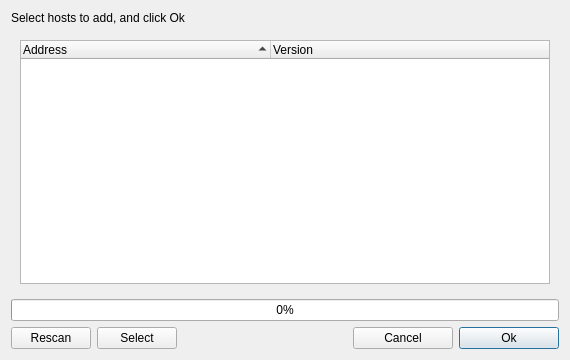
<?xml version="1.0" encoding="UTF-8"?>
<ui version="4.0">
 <class>ScanTargetsDialog</class>
 <widget class="QDialog" name="ScanTargetsDialog">
  <property name="windowModality">
   <enum>Qt::NonModal</enum>
  </property>
  <property name="geometry">
   <rect>
    <x>0</x>
    <y>0</y>
    <width>570</width>
    <height>360</height>
   </rect>
  </property>
  <property name="windowTitle">
   <string>Scan targets - Step 2/2</string>
  </property>
  <property name="modal">
   <bool>true</bool>
  </property>
  <layout class="QVBoxLayout" name="verticalLayout">
   <item>
    <widget class="QLabel" name="helpLabel">
     <property name="text">
      <string>Select hosts to add, and click Ok</string>
     </property>
    </widget>
   </item>
   <item>
    <widget class="QWidget" name="mainWidget" native="true">
     <layout class="QHBoxLayout" name="horizontalLayout_2">
      <item>
       <widget class="QTreeWidget" name="targetsTree">
        <property name="alternatingRowColors">
         <bool>true</bool>
        </property>
        <property name="selectionMode">
         <enum>QAbstractItemView::MultiSelection</enum>
        </property>
        <property name="indentation">
         <number>20</number>
        </property>
        <property name="sortingEnabled">
         <bool>true</bool>
        </property>
        <property name="animated">
         <bool>true</bool>
        </property>
        <property name="wordWrap">
         <bool>true</bool>
        </property>
        <attribute name="headerCascadingSectionResizes">
         <bool>false</bool>
        </attribute>
        <attribute name="headerDefaultSectionSize">
         <number>200</number>
        </attribute>
        <attribute name="headerHighlightSections">
         <bool>false</bool>
        </attribute>
        <attribute name="headerMinimumSectionSize">
         <number>250</number>
        </attribute>
        <column>
         <property name="text">
          <string>Address</string>
         </property>
        </column>
        <column>
         <property name="text">
          <string>Version</string>
         </property>
        </column>
       </widget>
      </item>
     </layout>
    </widget>
   </item>
   <item>
    <widget class="QProgressBar" name="progressBar">
     <property name="value">
      <number>0</number>
     </property>
    </widget>
   </item>
   <item>
    <widget class="QWidget" name="buttonBox" native="true">
     <property name="maximumSize">
      <size>
       <width>16777215</width>
       <height>35</height>
      </size>
     </property>
     <layout class="QHBoxLayout" name="horizontalLayout">
      <property name="margin">
       <number>0</number>
      </property>
      <item>
       <widget class="QPushButton" name="refreshButton">
        <property name="text">
         <string>Rescan</string>
        </property>
        <property name="icon">
         <iconset resource="../icons/temp_icons.qrc">
          <normaloff>:/tab/refresh.png</normaloff>:/tab/refresh.png</iconset>
        </property>
       </widget>
      </item>
      <item>
       <widget class="QPushButton" name="selectButton">
        <property name="text">
         <string>Select</string>
        </property>
       </widget>
      </item>
      <item>
       <spacer name="horizontalSpacer">
        <property name="orientation">
         <enum>Qt::Horizontal</enum>
        </property>
        <property name="sizeHint" stdset="0">
         <size>
          <width>40</width>
          <height>20</height>
         </size>
        </property>
       </spacer>
      </item>
      <item>
       <widget class="QPushButton" name="cancelButton">
        <property name="minimumSize">
         <size>
          <width>100</width>
          <height>0</height>
         </size>
        </property>
        <property name="text">
         <string>Cancel</string>
        </property>
        <property name="icon">
         <iconset resource="../icons/temp_icons.qrc">
          <normaloff>:/edit_icon/close.png</normaloff>:/edit_icon/close.png</iconset>
        </property>
       </widget>
      </item>
      <item>
       <widget class="QPushButton" name="okButton">
        <property name="minimumSize">
         <size>
          <width>100</width>
          <height>0</height>
         </size>
        </property>
        <property name="text">
         <string>Ok</string>
        </property>
        <property name="icon">
         <iconset resource="../icons/temp_icons.qrc">
          <normaloff>:/edit_icon/ok.png</normaloff>:/edit_icon/ok.png</iconset>
        </property>
        <property name="default">
         <bool>true</bool>
        </property>
       </widget>
      </item>
     </layout>
    </widget>
   </item>
  </layout>
 </widget>
 <resources>
  <include location="../icons/temp_icons.qrc"/>
 </resources>
 <connections>
  <connection>
   <sender>cancelButton</sender>
   <signal>clicked()</signal>
   <receiver>ScanTargetsDialog</receiver>
   <slot>close()</slot>
   <hints>
    <hint type="sourcelabel">
     <x>410</x>
     <y>340</y>
    </hint>
    <hint type="destinationlabel">
     <x>284</x>
     <y>180</y>
    </hint>
   </hints>
  </connection>
  <connection>
   <sender>okButton</sender>
   <signal>clicked()</signal>
   <receiver>ScanTargetsDialog</receiver>
   <slot>accept()</slot>
   <hints>
    <hint type="sourcelabel">
     <x>523</x>
     <y>335</y>
    </hint>
    <hint type="destinationlabel">
     <x>572</x>
     <y>306</y>
    </hint>
   </hints>
  </connection>
  <connection>
   <sender>refreshButton</sender>
   <signal>clicked()</signal>
   <receiver>ScanTargetsDialog</receiver>
   <slot>rescan()</slot>
   <hints>
    <hint type="sourcelabel">
     <x>62</x>
     <y>342</y>
    </hint>
    <hint type="destinationlabel">
     <x>-1</x>
     <y>292</y>
    </hint>
   </hints>
  </connection>
 </connections>
 <slots>
  <slot>optClicked()</slot>
  <slot>singleEdited()</slot>
  <slot>backClicked()</slot>
  <slot>okClicked()</slot>
  <slot>rescan()</slot>
 </slots>
</ui>
